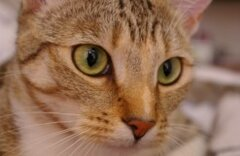
#> input picture MidtermEssay/Histogram/img_source.jpg, 240 x 156 px
$ python Matching_1.py
#> lines starting #> are read from the running program, lines starting #| are printed output that depends on the picture
#> further down, image is the input picture: shape (156, 240, 3); mean B, G, R 86.1, 110.8, 147.1
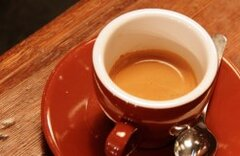
#> input picture MidtermEssay/Histogram/img_references.jpg, 240 x 156 px
#> further down, reference_image is the input picture: shape (156, 240, 3); mean B, G, R 54, 88.7, 163.9
import cv2
import numpy as np
import matplotlib.pyplot as plt

def match_histogram(image, reference_image):
    # Chuyển ảnh và ảnh tham chiếu sang không gian màu LAB
    image_lab = cv2.cvtColor(image, cv2.COLOR_BGR2LAB)
#> image_lab: shape (156, 240, 3); mean of channels 0, 1, 2 126.5, 139.4, 147.5
    reference_lab = cv2.cvtColor(reference_image, cv2.COLOR_BGR2LAB)
#> reference_lab: shape (156, 240, 3); mean of channels 0, 1, 2 117.5, 155.6, 161.7

    # Tạo các kênh LAB riêng lẻ
    image_l, image_a, image_b = cv2.split(image_lab)
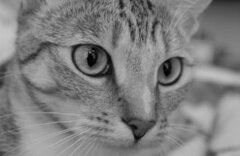
#> image_l: shape (156, 240); min 0, max 198, mean 126.5
    reference_l, reference_a, reference_b = cv2.split(reference_lab)
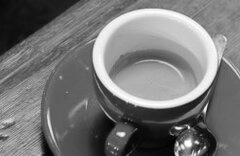
#> reference_l: shape (156, 240); min 2, max 255, mean 117.5
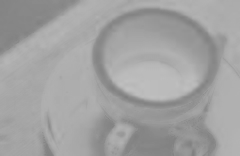
#> reference_b: shape (156, 240); min 127, max 192, mean 161.7

    # So khớp histogram của kênh L (độ sáng)
    matched_l = cv2.createCLAHE(clipLimit=2.0, tileGridSize=(8, 8)).apply(image_l)
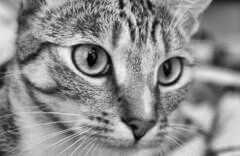
#> matched_l: shape (156, 240); min 0, max 243, mean 140.6

    # Kết hợp các kênh sau khi so khớp histogram
    matched_lab = cv2.merge((matched_l, image_a, image_b))
#> matched_lab: shape (156, 240, 3); mean of channels 0, 1, 2 140.6, 139.4, 147.5

    # Chuyển lại sang không gian màu BGR
    matched_image = cv2.cvtColor(matched_lab, cv2.COLOR_LAB2BGR)
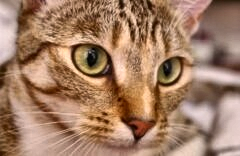
#> matched_image: shape (156, 240, 3); mean B, G, R 100.6, 125.8, 162.8

    return matched_image

# Đọc ảnh cần so khớp histogram
image = cv2.imread('img_source.jpg')

# Đọc ảnh tham chiếu
reference_image = cv2.imread('img_references.jpg')

# So khớp histogram
matched_image = match_histogram(image, reference_image)

# Lưu ảnh đã so khớp histogram
cv2.imwrite('matched_image.jpg', matched_image)

# Hiển thị ảnh đã so khớp histogram (tùy chọn)
cv2.imshow('Source Image', image)
cv2.imshow('References Image', reference_image)
cv2.imshow('Matched Image', matched_image)

hist1 = cv2.calcHist([image], [0], None, [256], [0, 256])
#> hist1 = 256 values, max 468 at index 92, min 0 at index 187, mean 146.2
plot2 = plt.figure(1)
plt.title('hist1')
plt.plot(hist1)
hist2 = cv2.calcHist([reference_image], [0], None, [256], [0, 256])
#> hist2 = 256 values, max 1592 at index 0, min 0 at index 252, mean 146.2
plot2 = plt.figure(2)
plt.title('hist2')
plt.plot(hist2)
hist3 = cv2.calcHist([matched_image], [0], None, [256], [0, 256])
#> hist3 = 256 values, max 811 at index 0, min 0 at index 220, mean 146.2
plot2 = plt.figure(3)
plt.title('hist3')
plt.plot(hist3)
plt.show()
#> figure, not shown here; curve peaks at x = 92, y = 468
#> figure, not shown here; curve peaks at x = 0, y = 1592
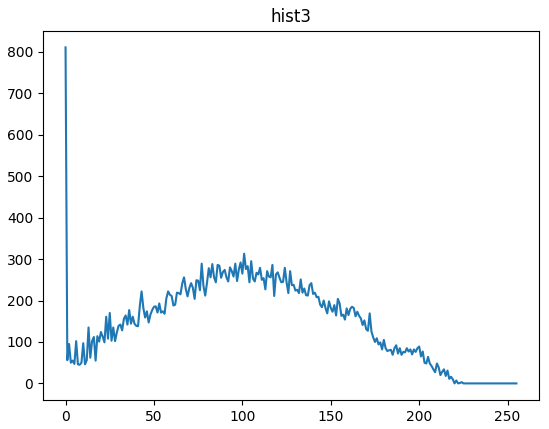
#> figure drawn by matplotlib, 1 panel; curve peaks at x = 0, y = 811
cv2.waitKey(0)
cv2.destroyAllWindows()
